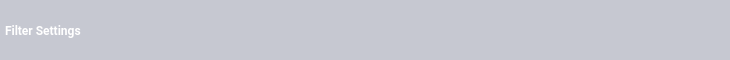
<?xml version="1.0" encoding="UTF-8"?>
<ui version="4.0">
 <class>Form</class>
 <widget class="QWidget" name="Form">
  <property name="geometry">
   <rect>
    <x>0</x>
    <y>0</y>
    <width>730</width>
    <height>60</height>
   </rect>
  </property>
  <property name="font">
   <font>
    <family>Roboto</family>
    <weight>37</weight>
    <bold>false</bold>
   </font>
  </property>
  <property name="windowTitle">
   <string>Form</string>
  </property>
  <property name="styleSheet">
   <string notr="true">background-color:rgb(198, 200, 209);
color:white;
font-weight:300;</string>
  </property>
  <layout class="QVBoxLayout" name="verticalLayout">
   <property name="leftMargin">
    <number>5</number>
   </property>
   <property name="topMargin">
    <number>5</number>
   </property>
   <property name="rightMargin">
    <number>5</number>
   </property>
   <property name="bottomMargin">
    <number>5</number>
   </property>
   <item>
    <widget class="QLabel" name="label">
     <property name="styleSheet">
      <string notr="true">font-weight:600;</string>
     </property>
     <property name="text">
      <string>Filter Settings</string>
     </property>
    </widget>
   </item>
  </layout>
 </widget>
 <resources/>
 <connections/>
</ui>
